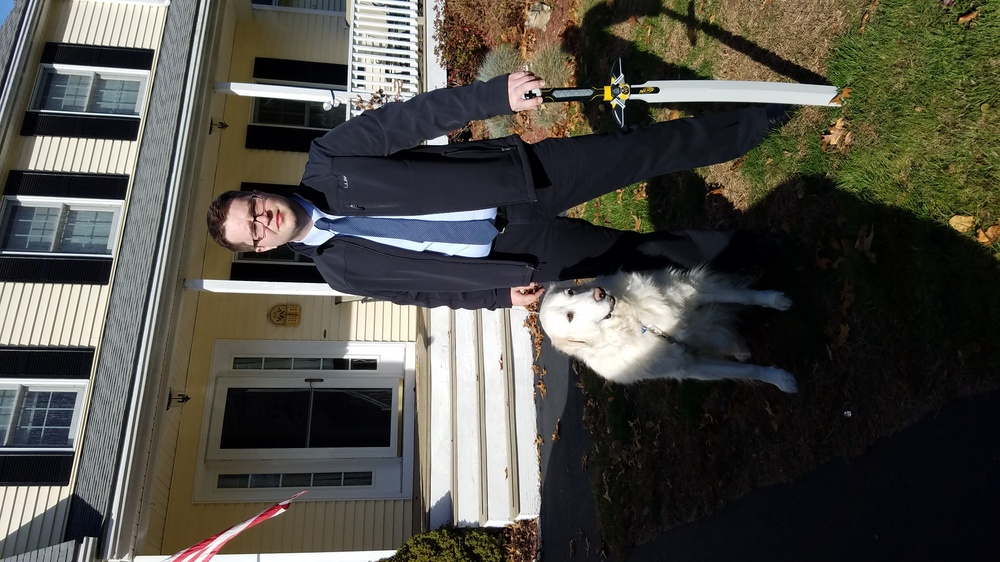
#> input picture Hill/hill-05/me.jpg, 1000 x 562 px, shrunk from 4032 x 2268 before the run
$ python hw5.kmeans.img.py   (older library calls are emulated)
#> lines starting #> are read from the running program, lines starting #| are printed output that depends on the picture
# Modified by: Pablo Rivas <Pablo.Rivas@Marist.edu>
# on Nov/3/2016
# Original Code:
# http://scikit-learn.org/stable/_downloads/plot_color_quantization.py
# Original Authors:
#          Robert Layton <robertlayton@gmail.com>
#          Olivier Grisel <olivier.grisel@ensta.org>
#          Mathieu Blondel <mathieu@mblondel.org>
#
# License: BSD 3 clause

print(__doc__)
from scipy import misc
import numpy as np
import matplotlib.pyplot as plt
from sklearn.cluster import KMeans
from sklearn.metrics import pairwise_distances_argmin
from sklearn.datasets import load_sample_image
from sklearn.utils import shuffle
from time import time

# Specify the number of colors here
n_colors = 8

# Load your photo here
img = misc.imread('me.jpg')
#> img is the input picture: shape (562, 1000, 3); mean R, G, B 78.3, 76.8, 69.9

# Convert to floats instead of the default 8 bits integer coding. Dividing by
# 255 is important so that plt.imshow behaves works well on float data (need to
# be in the range [0-1])
img = np.array(img, dtype=np.float64) / 255

# Load Image and transform to a 2D numpy array.
w, h, d = original_shape = tuple(img.shape)
#> w = 562; h = 1000; d = 3; original_shape = (562, 1000, 3)
assert d == 3
image_array = np.reshape(img, (w * h, d))

print("Fitting model on a small sub-sample of the data")
t0 = time()
image_array_sample = shuffle(image_array, random_state=0)[:1000]
#> image_array_sample = 1000 rows, first 8: [0.329, 0.267, 0.208], [0.0118, 0.0118, 0], [0.0784, 0.0745, 0.0941], [0.0235, 0.0314, 0.0196], [0.0471, 0.051, 0], [0.463, 0.482, 0.494], [0.118, 0.129, 0.149], [0.0588, 0.0784, 0.0549]
kmeans = KMeans(n_clusters=n_colors, random_state=0).fit(image_array_sample)
print("done in %0.3fs." % (time() - t0))

# Get labels for all points
print("Predicting color indices on the full image (k-means)")
t0 = time()
labels = kmeans.predict(image_array)
print("done in %0.3fs." % (time() - t0))

def recreate_image(codebook, labels, w, h):
    """Recreate the (compressed) image from the code book & labels"""
#> called with codebook = array of shape (8, 3), labels = array of shape (562000,), w = 562, h = 1000
    d = codebook.shape[1]
    image = np.zeros((w, h, d))
    label_idx = 0
    for i in range(w):
        for j in range(h):
            image[i][j] = codebook[labels[label_idx]]
            label_idx += 1
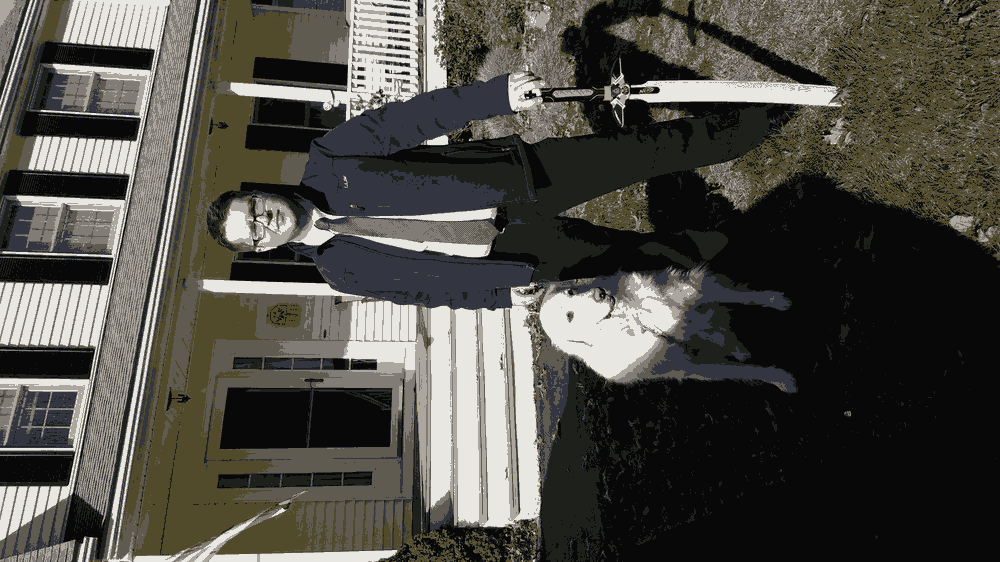
#> image: shape (562, 1000, 3) float64; mean of channels 0, 1, 2 0.305, 0.299, 0.275; drawn as R, G, B
#> after the loop, label_idx = 562000
    return image

# Display all results, alongside original image
plt.figure(1)
plt.clf()
ax = plt.axes([0, 0, 1, 1])
plt.axis('off')
plt.title('Original image (96,615 colors)')
plt.imshow(img)

plt.figure(2)
plt.clf()
ax = plt.axes([0, 0, 1, 1])
plt.axis('off')
plt.title('Quantized image (64 colors, K-Means)')
plt.imshow(recreate_image(kmeans.cluster_centers_, labels, w, h))

plt.show()

$ run again, with Hill/hill-05/4 colors.PNG saved as Hill/hill-05/me.jpg
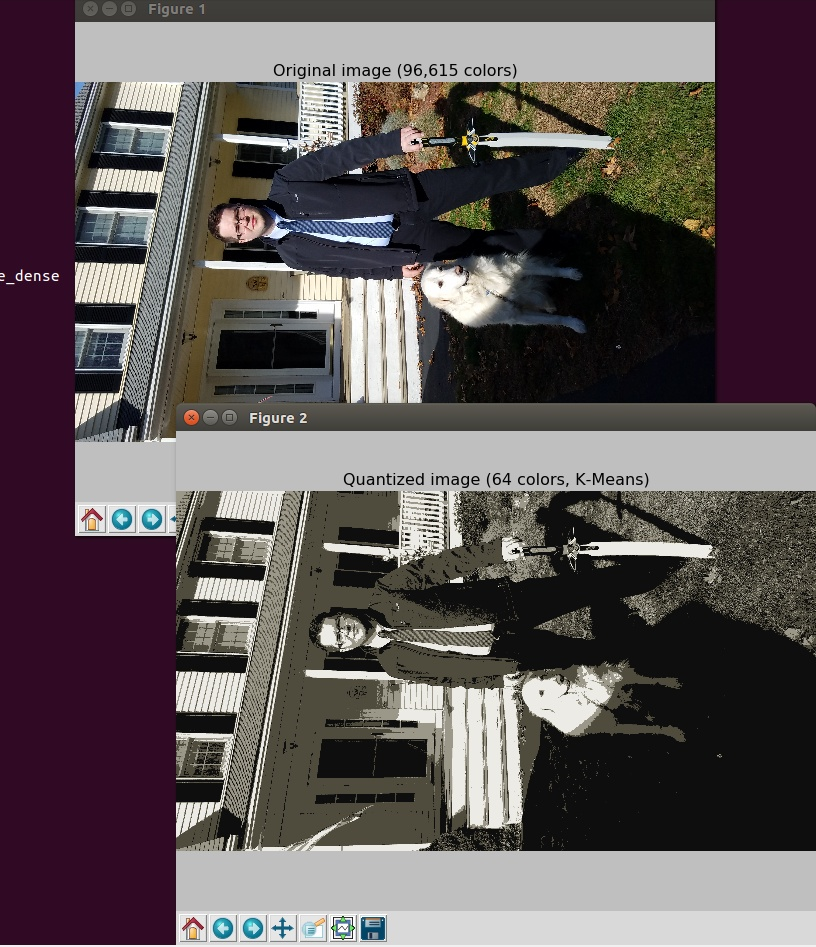
#> input picture Hill/hill-05/4 colors.PNG, 816 x 947 px
#> img is the input picture: shape (947, 816, 3); mean R, G, B 94.2, 85.9, 87
#> image_array_sample = 1000 rows, first 8: [0.957, 0.949, 0.898], [0.851, 0.851, 0.851], [0.188, 0.0353, 0.141], [0.749, 0.749, 0.749], [0.0549, 0.0549, 0.0549], [0.306, 0.29, 0.243], [0.0118, 0.0118, 0.0118], [0.49, 0.463, 0.388]
#> after the loop in recreate_image, `for i in range(w):`:
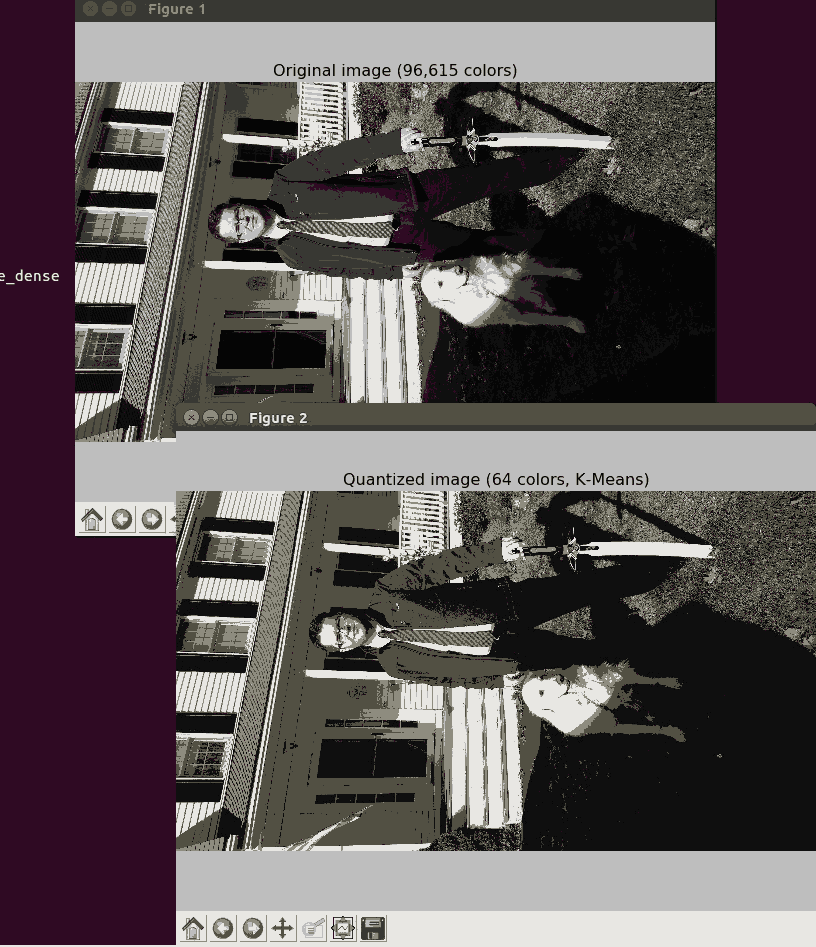
#> image: shape (947, 816, 3) float64; mean of channels 0, 1, 2 0.368, 0.336, 0.342; drawn as R, G, B
#> after the loop in recreate_image, `for i in range(w):`: label_idx = 772752

$ run again, with Hill/hill-05/8colors.PNG saved as Hill/hill-05/me.jpg
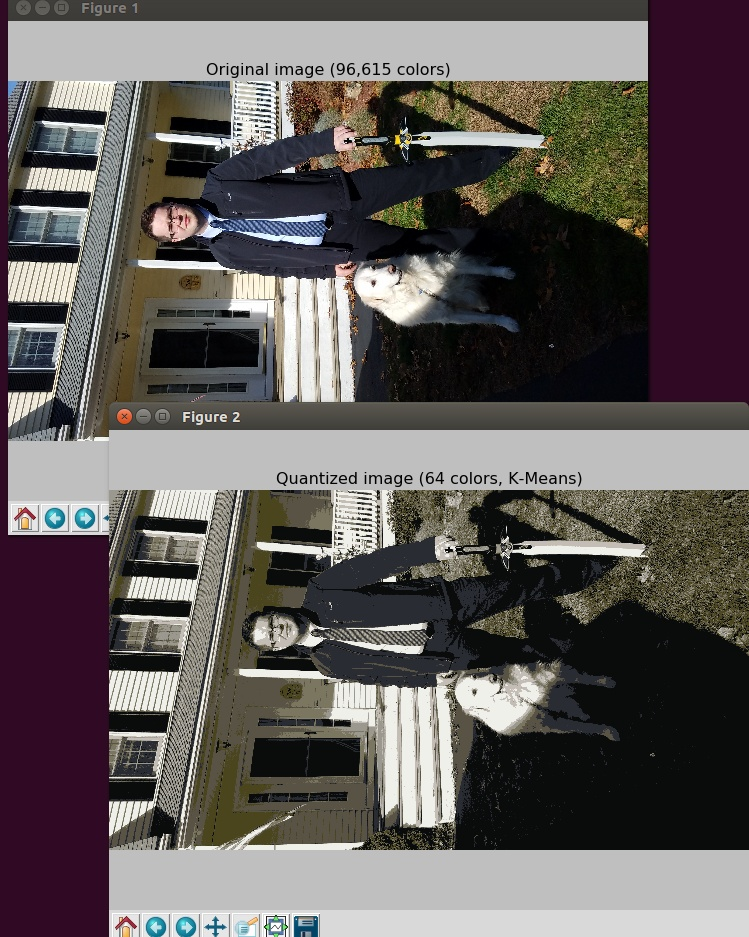
#> input picture Hill/hill-05/8colors.PNG, 749 x 937 px
#> img is the input picture: shape (937, 749, 3); mean R, G, B 97.1, 91.8, 90.4
#> image_array_sample = 1000 rows, first 8: [0.188, 0.0353, 0.141], [0.0353, 0.0431, 0.0392], [0.922, 0.906, 0.871], [0.0392, 0.0471, 0.0431], [0.267, 0.255, 0.188], [0.0706, 0.0667, 0.0588], [0.639, 0.655, 0.667], [0.749, 0.749, 0.749]
#> after the loop in recreate_image, `for i in range(w):`:
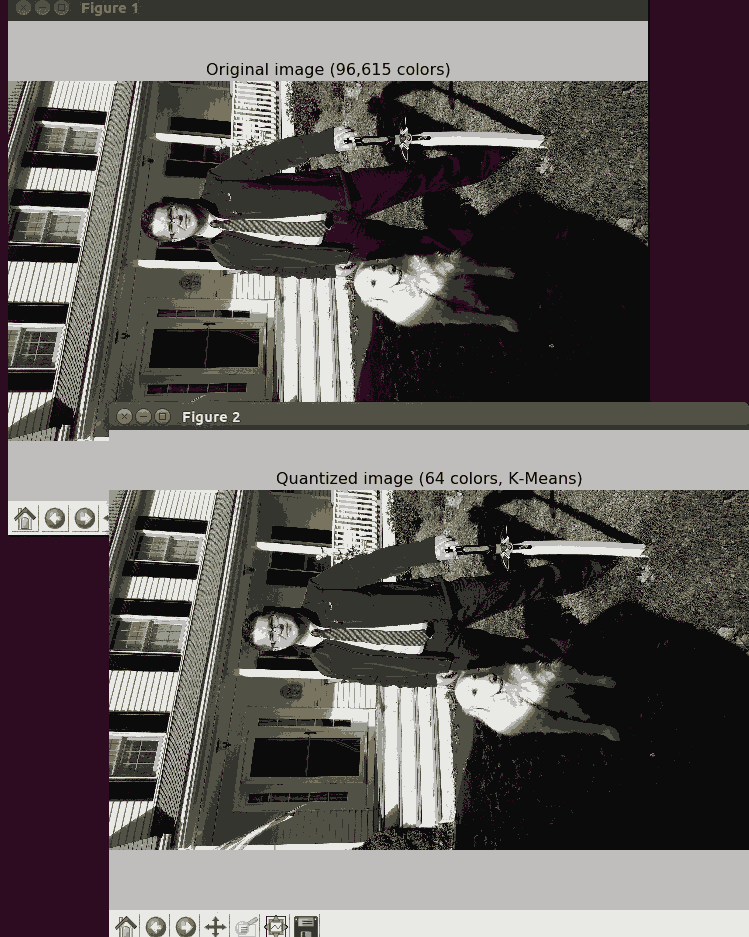
#> image: shape (937, 749, 3) float64; mean of channels 0, 1, 2 0.379, 0.36, 0.355; drawn as R, G, B
#> after the loop in recreate_image, `for i in range(w):`: label_idx = 701813
